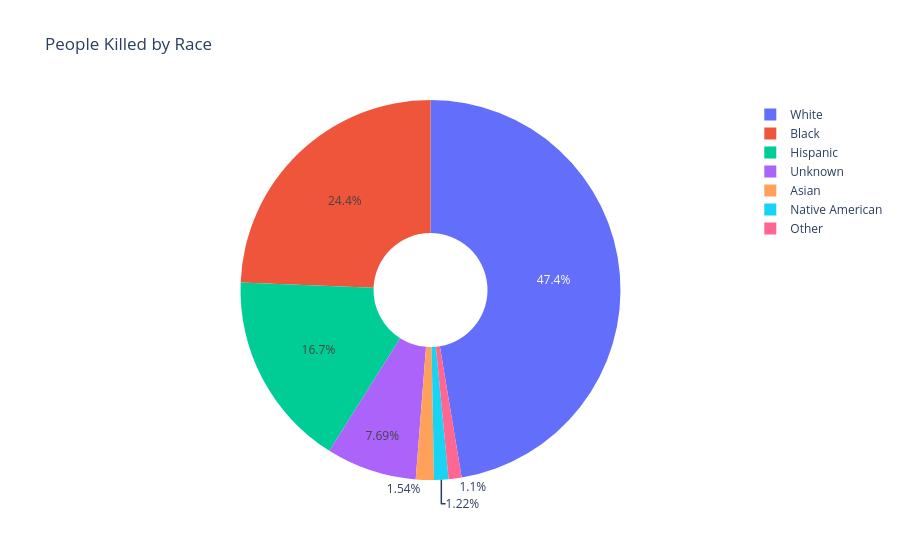

Notebook cell for this chart:
### Code cell
fig = go.Figure(data=[go.Pie(labels= people_by_race.index,values=people_by_race, hole=.3)])

fig.update_layout(title_text="People Killed by Race")
fig.show()

### Figure 1 — Plotly figure (JSON) as saved in the notebook; plotly's stock layout.template omitted (floating-point values rounded to 4 significant figures)
{"data": [{"hole": 0.3, "labels": ["White", "Black", "Hispanic", "Unknown", "Asian", "Native American", "Other"], "type": "pie", "values": [1201, 618, 423, 195, 39, 31, 28]}], "layout": {"title": {"text": "People Killed by Race"}}}
